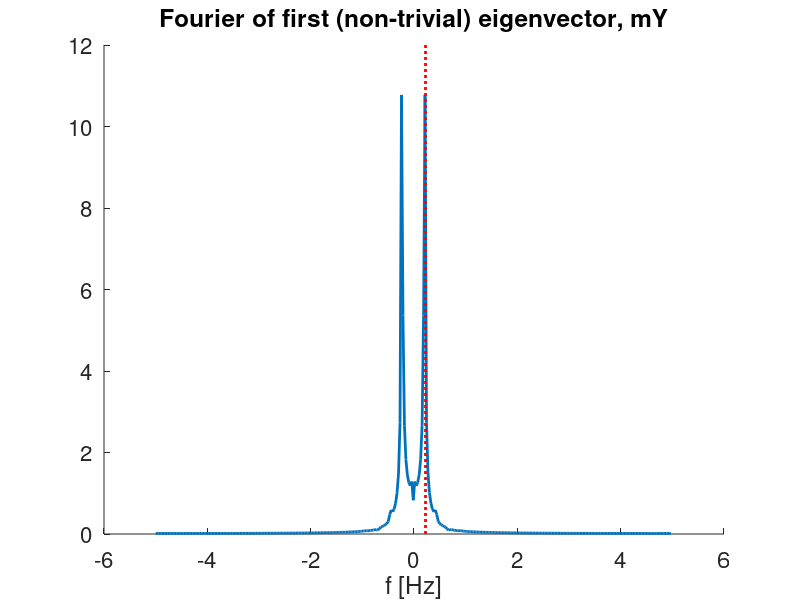
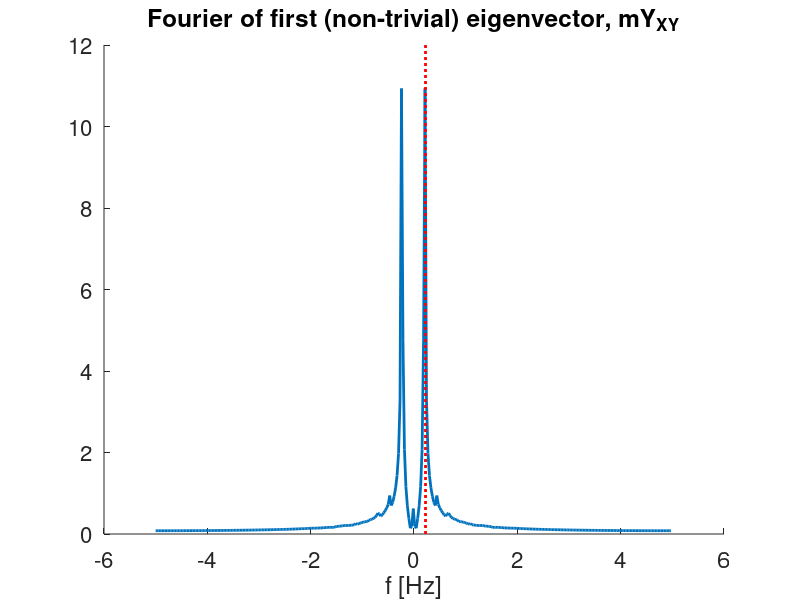
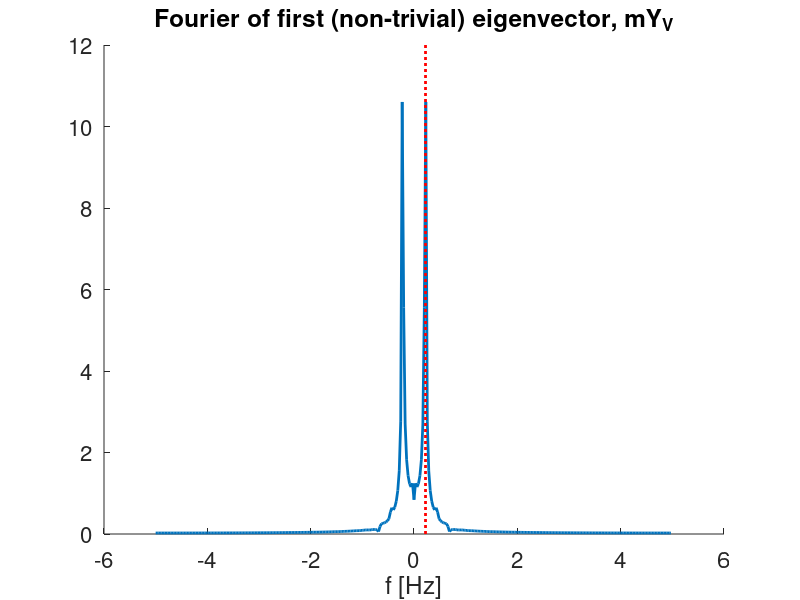

These charts were generated, in order, by the following MATLAB code:
close all
clear
% clc

PLOT_MOVIE = false;
%%
L  = 5;
g  = 9.8; 
w0 = sqrt(g / L);
T  = 2 * pi / w0;
f0 = 1 / T;

Tmax = 35;
dt   = 0.1;
vT   = (0 : dt : Tmax)';
N    = length(vT);

%-- Initial Conditions: y0(1) is angle, y0(2) is angular velocity, y0(3) is
%-- pole length (L)
y0    = [pi/5 0 L];
damp  = 0.1;
ODE   = @(t,y) [y(2);
                -g / y(3) * sin(y(1)) - damp * y(2);
                0];
[~, mY] = ode45(ODE, vT, y0);

%%
if PLOT_MOVIE == true
    figure();
    for ii = 2 : numel(vT)
        plot(0, 0, '.black', 'MarkerSize', 20); %-- plot black dot at center
        
        %-- plot "mass":
        hold on; plot(mY(ii,3) * sin(mY(ii,1)), -mY(ii,3) * cos(mY(ii,1)), '.', 'MarkerSize', 45);
        set(gca, 'FontSize', 16);
        
        %-- plot "pole":
        plot([0 mY(ii,3) * sin(mY(ii,1))], [0 -mY(ii,3) * cos(mY(ii,1))], 'LineWidth', 3); hold off;
        
        %-- aesthetics:
        xlim([-1.5 * mY(ii,3) 1.5*mY(ii,3)]); ylim([-1.5*mY(ii,3) 1.5*mY(ii,3)]); grid on;
        title(['L = ',num2str(mY(ii,3)),'[m]  f_0 = ',num2str(f0),' [Hz]']);
        xlabel(['t = ',num2str(vT(ii)),' [sec]']);
        drawnow;
    end
end

%% Phone Data
% PhoneData = load('Merged_raw_data_3.csv');
% dt = 0.02;
% mY = PhoneData.


%% Diffusion Map
Fs = 1 / dt;
        
mW         = squareform( pdist(mY) );
eps        = median(mW(:));
mK         = exp(-mW.^2 / eps^2);
mA         = mK ./ sum(mK, 2);

N = size(mY,1);
[mPhi, mLam] = eig(mA);
f            = Fs / 2 * linspace(-1, 1, N + 1); f(end) = [];

figure; hold on; set(gca, 'FontSize', 16);
plot(f, fftshift( abs( fft(mPhi(:,2)) ) ), 'LineWidth', 2 );
xlabel('f [Hz]'); title('Fourier of first (non-trivial) eigenvector, mY');
vYlim = ylim;
plot([f0, f0], [vYlim(1), vYlim(2)], ':r', 'LineWidth', 2 );

%% XY Diffusion

mY_XY = [L * sin(mY(:,1)), -L * cos(mY(:,1))];

mW         = squareform( pdist(mY_XY) );
eps        = median(mW(:));
mK         = exp(-mW.^2 / eps^2);
mA         = mK ./ sum(mK, 2);

N = size(mY_XY,1);
[mPhi, mLam] = eig(mA);
f            = Fs / 2 * linspace(-1, 1, N + 1); f(end) = [];

figure; hold on; set(gca, 'FontSize', 16);
plot(f, fftshift( abs( fft(mPhi(:,2)) ) ), 'LineWidth', 2 );
xlabel('f [Hz]'); title('Fourier of first (non-trivial) eigenvector, mY_{XY}');
vYlim = ylim;
plot([f0, f0], [vYlim(1), vYlim(2)], ':r', 'LineWidth', 2 );

%% Velocity Diffusion
vel = diff(mY_XY) / dt;
N = size(vel, 1);
mY_V = [ mY_XY(1:N,:) vel ];

mW         = squareform( pdist(mY_V) );
eps        = median(mW(:));
mK         = exp(-mW.^2 / eps^2);
mA         = mK ./ sum(mK, 2);


[mPhi, mLam] = eig(mA);
f            = Fs / 2 * linspace(-1, 1, N + 1); f(end) = [];

figure; hold on; set(gca, 'FontSize', 16);
plot(f, fftshift( abs( fft(mPhi(:,2)) ) ), 'LineWidth', 2 );
xlabel('f [Hz]'); title('Fourier of first (non-trivial) eigenvector, mY_V');
vYlim = ylim;
plot([f0, f0], [vYlim(1), vYlim(2)], ':r', 'LineWidth', 2 );

%% Plot with Phase Space Test
% figure();
% for i = 2:numel(t)
%     subplot(1,2,1);
%     plot(y(i,3)*sin(y(i,1)),-y(i,3)*cos(y(i,1)),'.','MarkerSize',45);
%     hold on; plot([0 y(i,3)*sin(y(i,1))],[0 -y(i,3)*cos(y(i,1))],'LineWidth',3); hold off;
%     xlim([-L L]); ylim([-1.5*L L]); grid on;
%     % xlabel t; ylabel y ;
%     title 'Real Space';
%     drawnow;
%     subplot(1,2,2);
%     hold on;
%     plot(y(i,1),y(i,2),'.b','MarkerSize',10);
%     hold on; plot([y(i-1,1) y(i,1)],[y(i-1,2) y(i,2)],'LineWidth',3); hold off;
%     xlim([min(y(:,1)) max(y(:,1))]); ylim([min(y(:,2)) max(y(:,2))]); grid on;
%     xlabel y; ylabel 'dy/dt';
%     title 'The Matrix';
%     drawnow;
